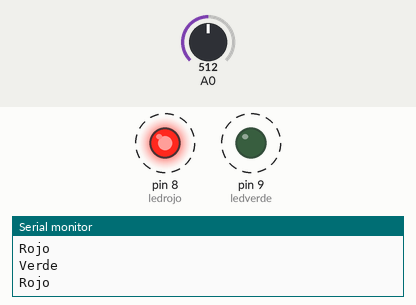
Bench run of a sketch on a simulated Arduino Uno, built with avr-gcc and run on an emulated ATmega328P. Parts: output pins drawn as LEDs (lit = HIGH), the last lines printed to the serial monitor. Dashed ring = blinking. Inputs (shaded band) come from the test bench; at power-on: A0 = 512.

Above: at 0.8 s.
1.6 s: A0 set to 0
At 2.9 s:
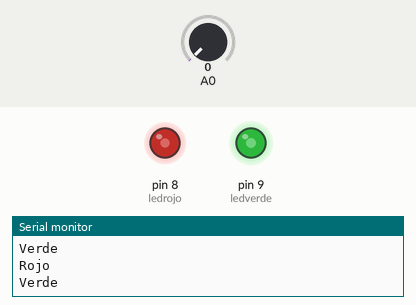
3.8 s: A0 set to 122
At 4.05 s:
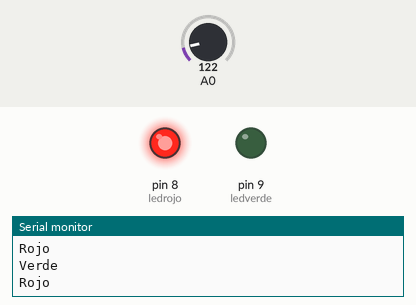
Timing chart, 0 to 13.3 s (numbered marks = the images above; inputs shaded):
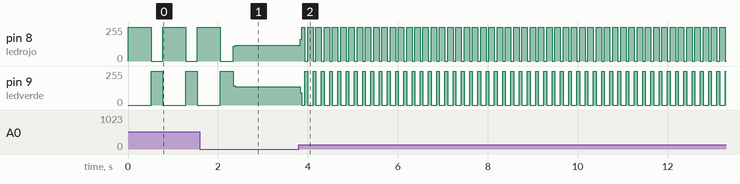

The sketch:

Semaforo_Regulable.ino
```cpp
int ledrojo=8;
int ledverde=9;
void setup()
{ pinMode(ledverde,OUTPUT);
  pinMode(ledrojo,OUTPUT);
  Serial.begin(9600);
}
void loop()
{ int esperaVerde=analogRead(A0);
  int esperaRojo=esperaVerde/2;
  digitalWrite(ledverde,LOW);
  digitalWrite(ledrojo,HIGH);
  Serial.println("Rojo");
  delay(esperaVerde);
  digitalWrite(ledrojo,LOW);
  digitalWrite(ledverde,HIGH);
  Serial.println("Verde");
  delay(esperaRojo);
}
```

Measured:
- after the input at 3.8 s, pin 8 (ledrojo): 117/255 → 164/255 at once, then moves between 0/255 and 255/255, repeating every 0.37 s; pin 9 (ledverde): 138/255 → 91/255 at once, then moves between 0/255 and 255/255, repeating every 0.37 s
